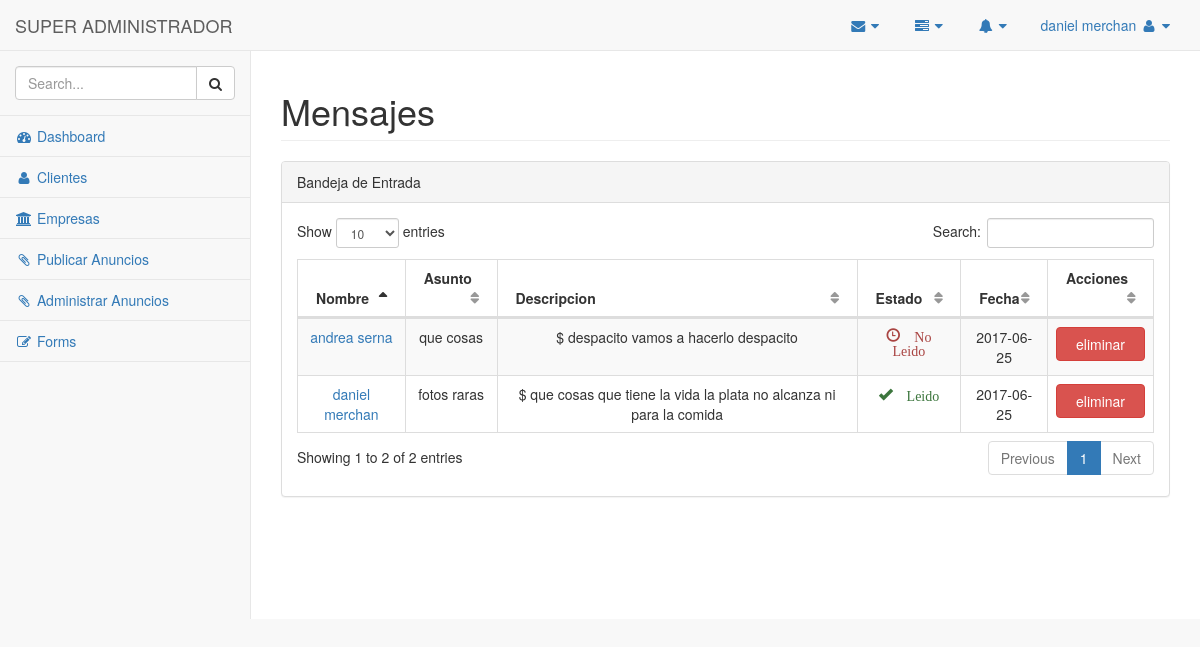
Before: /admin/message.php (signed in) with the older database file.
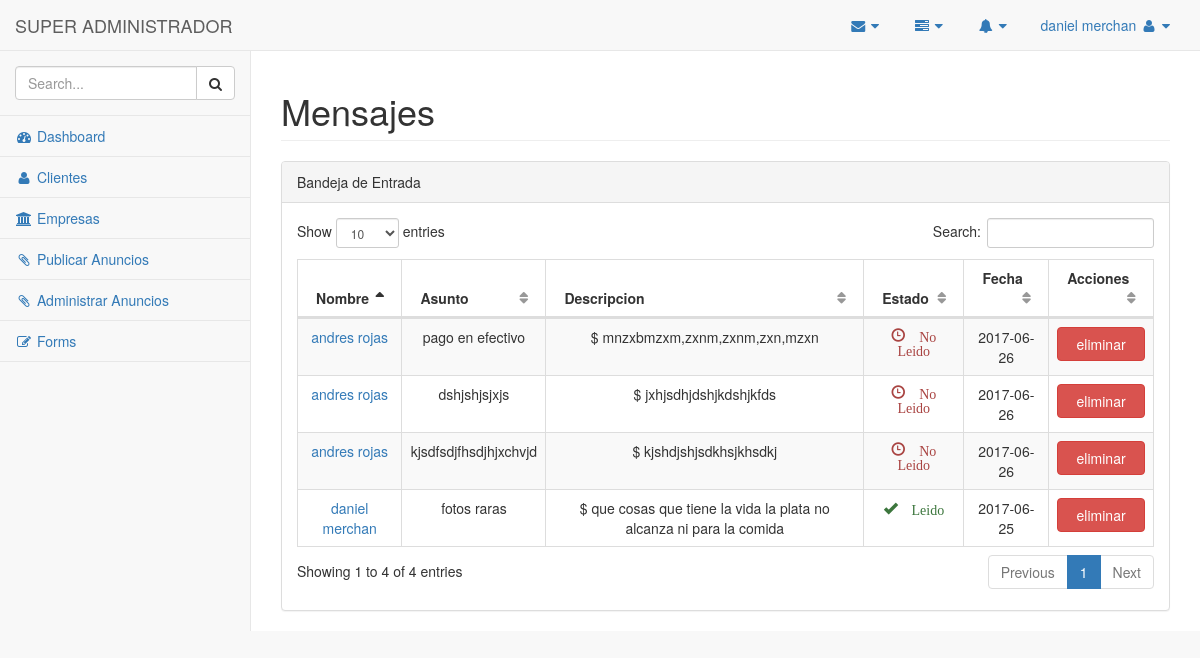
After: the same page with the newer database file.
### tables this page shows
CREATE TABLE `message` (
  `message_id` int(11) NOT NULL,
  `message_nombre` varchar(100) NOT NULL,
  `message_correo` varchar(70) NOT NULL,
  `message_asunto` varchar(50) NOT NULL,
  `message_descripcion` varchar(500) NOT NULL,
  `message_date` date NOT NULL,
  `message_status` set('noleido','leido') NOT NULL DEFAULT 'noleido',
  `message_ip` varchar(20) NOT NULL
);

### admin/message.php (the view, shortened to what the changed rows need)
<?php
if(!isset($_SESSION["session_username"])) {
    header("location:../");
} else {
?>
<!DOCTYPE html>
<html lang="en">
<head>
    <link href="./vendor/bootstrap/css/bootstrap.min.css" rel="stylesheet">
    <link href="./vendor/metisMenu/metisMenu.min.css" rel="stylesheet">
    <link href="./vendor/datatables-plugins/dataTables.bootstrap.css" rel="stylesheet">
    <link href="./vendor/datatables-responsive/dataTables.responsive.css" rel="stylesheet">
    <link href="./dist/css/sb-admin-2.css" rel="stylesheet">
    <link href="./vendor/font-awesome/css/font-awesome.min.css" rel="stylesheet" type="text/css">
</head>
<body>
    <div id="wrapper">
        <nav class="navbar navbar-default navbar-static-top" role="navigation" style="margin-bottom: 0">
            <div class="navbar-header">
                <a class="navbar-brand" href="index.html">
                <?php if ($_SESSION['user_suadmin'] == "ROLE_SUADMIN"){
                    echo "SUPER ADMINISTRADOR";
                };?>
                </a>
            </div>
            <ul class="nav navbar-top-links navbar-right">
                <li class="dropdown">
                    <a class="dropdown-toggle" data-toggle="dropdown" href="#">
                        <i class="fa fa-envelope fa-fw"></i> <i class="fa fa-caret-down"></i>
                    </a>
                </li>
                <li class="dropdown">
                    <a class="dropdown-toggle" data-toggle="dropdown" href="#">
                        <i class="fa fa-tasks fa-fw"></i> <i class="fa fa-caret-down"></i>
                    </a>
                </li>
                <li class="dropdown">
                    <a class="dropdown-toggle" data-toggle="dropdown" href="#">
                        <i class="fa fa-bell fa-fw"></i> <i class="fa fa-caret-down"></i>
                    </a>
                </li>
                <li class="dropdown">
                    <a class="dropdown-toggle" data-toggle="dropdown" href="#">
                        <?php echo $_SESSION['session_username'];?> <i class="fa fa-user fa-fw"></i> <i class="fa fa-caret-down"></i>
                    </a>
                </li>
            </ul>
            <div class="navbar-default sidebar" role="navigation">
                <div class="sidebar-nav navbar-collapse">
                    <ul class="nav" id="side-menu">
                        <li class="sidebar-search">
                            <div class="input-group custom-search-form">
                                <input type="text" class="form-control" placeholder="Search...">
                                <span class="input-group-btn">
                                <button class="btn btn-default" type="button">
                                    <i class="fa fa-search"></i>
                                </button>
                            </span>
                            </div>
                        </li>
                        <li>
                            <a href="./"><i class="fa fa-dashboard fa-fw"></i> Dashboard</a>
                        </li>
                        <li>
                            <a href="clientes.php"><i class="fa fa-user fa-fw"></i> Clientes</a>
                        </li>
                        <li>
                            <a href="empresa.php"><i class="fa fa-university fa-fw"></i> Empresas</a>
                        </li>
                        <li>
                            <a href="banner.php"><i class="fa fa-paperclip fa-fw"></i> Publicar Anuncios</a>
                        </li>
                        <li>
                            <a href="adminbanner.php"><i class="fa fa-paperclip fa-fw"></i> Administrar Anuncios</a>
                        </li>
                        <li>
                            <a href="forms.php"><i class="fa fa-edit fa-fw"></i> Forms</a>
                        </li>
                    </ul>
                </div>
            </div>
        </nav>
        <div id="page-wrapper">
            <div class="row">
                <div class="col-lg-12">
                    <h1 class="page-header">Mensajes</h1>
                </div>
            </div>
            <div class="row">
                <div class="col-lg-12">
                    <div class="panel panel-default">
                        <div class="panel-heading">
                            Bandeja de Entrada
                        </div>
                        <div class="panel-body">
                            <table width="100%" class="table table-striped table-bordered table-hover" id="dataTables-example">
                                <thead>
                                    <tr>
                                        <th>Nombre</th>
                                        <th>Asunto</th>
                                        <th>Descripcion</th>
                                        <th>Estado</th>
                                        <th>Fecha</th>
                                        <th>Acciones</th>
                                    </tr>
                                </thead>
                                <tbody>
                           <?php
                            require '../logica/database.php';
                            $message = "SELECT * FROM `message` ";
                            $re=mysqli_query($conexion,$message) or die (mysql_error());
                            while ($row=mysqli_fetch_array($re,MYSQLI_ASSOC)){ ?>
                                    <tr class="odd gradeX">
                                        <td> <center> <a href="#"> <?php echo $row['message_nombre'];?> </a> </center> </td>
                                        <td> <center> <?php echo $row['message_asunto'];?> </center> </td>
                                        <td> <center> $ <?php echo $row['message_descripcion'];?> </center> </td>
                                        <td class="center"> <center>
                                            <?php if ($row['message_status'] == "leido"){
                                                 echo '<span class="glyphicon glyphicon-ok text-success"> Leido</span>';
                                                } elseif ($row['message_status'] == "noleido"){
                                                 echo '<span class="glyphicon glyphicon-time text-danger"> No Leido</span>';
                                            };?> </center> </td>
                                        <td class="center"> <center> <?php echo $row['message_date'];?> </center> </td>
                                        <td class="center"> <center>
                                                <a href="../logica/deleteMessage.php?delete=<?php echo $row['message_id'];?>" class="btn btn-danger btn-block"> eliminar </a>
                                         </center> </td>
                                    </tr>
                            <?php } ?>
                                </tbody>
                            </table>
                        </div>
                    </div>
                </div>
            </div>
        </div>
    </div>
</body>
</html>
<?php
}
?>

Changed rows visible on the page:
removed message: message_nombre "andrea serna", message_asunto "que cosas", message_descripcion "despacito vamos a hacerlo despacito", message_status "No Leido", message_date "2017-06-25"
added message: message_nombre "andres rojas", message_asunto "pago en efectivo", message_descripcion "mnzxbmzxm,zxnm,zxnm,zxn,mzxn", message_status "No Leido", message_date "2017-06-26"
added message: message_nombre "andres rojas", message_asunto "dshjshjsjxjs", message_descripcion "jxhjsdhjdshjkdshjkfds", message_status "No Leido", message_date "2017-06-26"
added message: message_nombre "andres rojas", message_asunto "kjsdfsdjfhsdjhjxchvjd", message_descripcion "kjshdjshjsdkhsjkhsdkj", message_status "No Leido", message_date "2017-06-26"
Other visible differences:
text written by a page script: "Show entries Search: Showing 1 to 2 of 2 entries Previous 1 Next" → "Show entries Search: Showing 1 to 4 of 4 entries Previous 1 Next"
